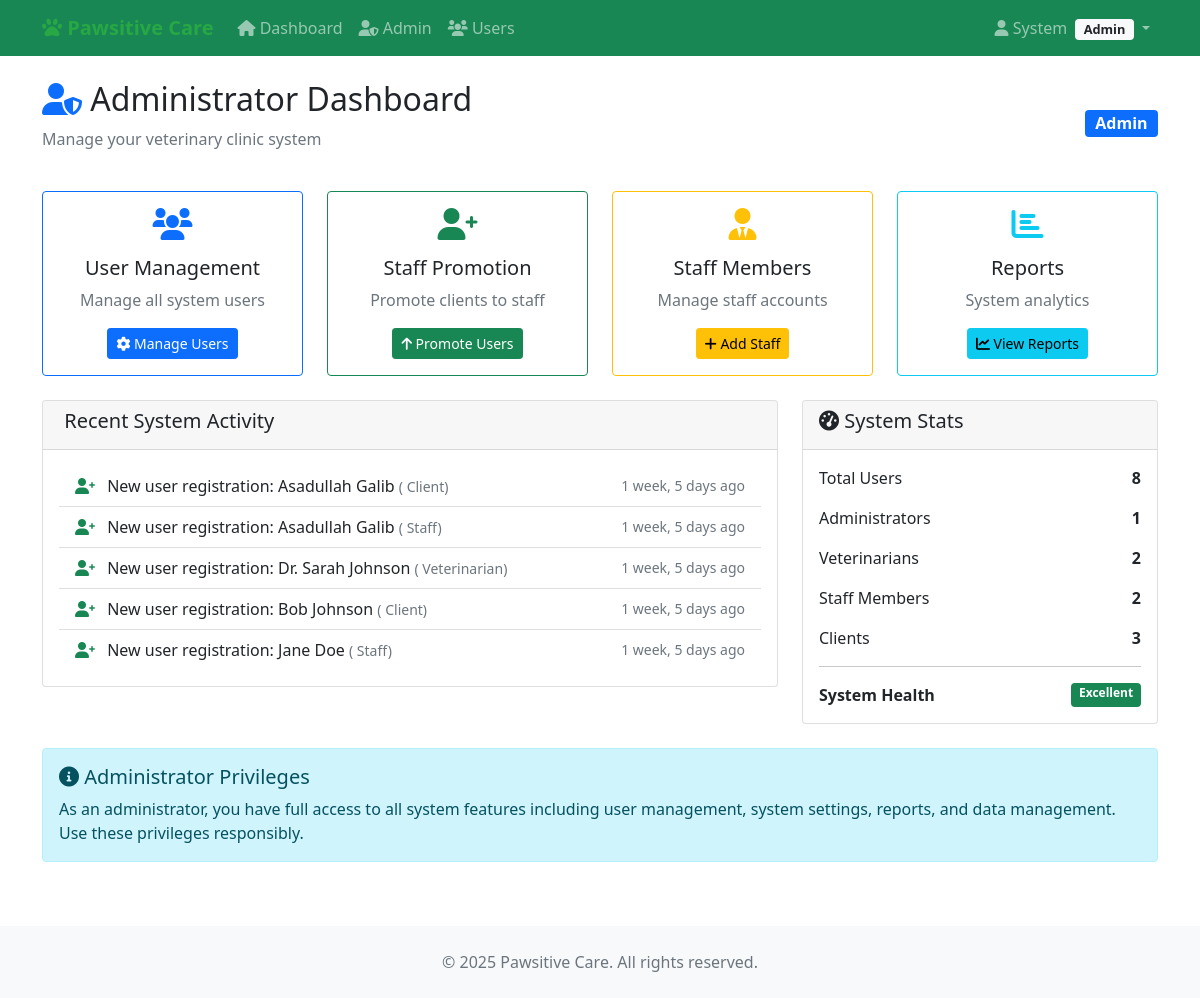
Page /accounts/admin-dashboard/ (signed in) on the earlier database version.
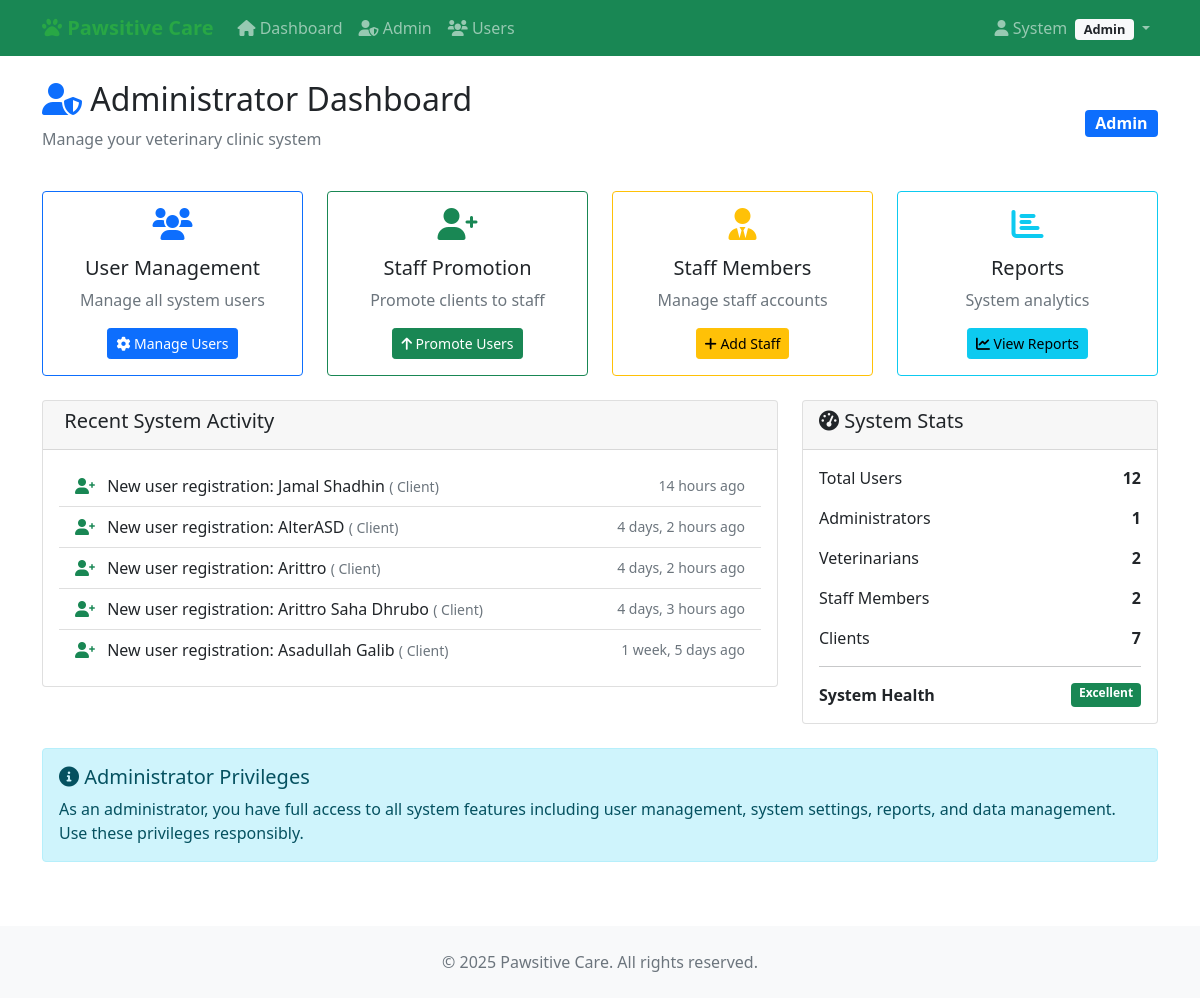
Same page on the later database version.
### accounts/models.py (models this page shows, shortened)
class CustomUser(AbstractUser):
    ROLE_CHOICES = [
        ('admin', 'Admin'),
        ('vet', 'Veterinarian'),
        ('staff', 'Staff'),
        ('client', 'Client'),
    ]
    phone = models.CharField(max_length=20, blank=False)
    address = models.TextField(blank=False)
    role = models.CharField(max_length=10, choices=ROLE_CHOICES, default='client')
    def is_admin(self):
        return self.role == 'admin'

### accounts/views.py (the view)
# urls.py: path('admin-dashboard/', admin_dashboard, name='admin_dashboard'),
@admin_required
def admin_dashboard(request):
    from django.contrib.auth import get_user_model
    User = get_user_model()
    total_users = User.objects.count()
    admin_count = User.objects.filter(role='admin').count()
    vet_count = User.objects.filter(role='vet').count()
    staff_count = User.objects.filter(role='staff').count()
    client_count = User.objects.filter(role='client').count()
    recent_users = User.objects.order_by('-date_joined')[:5]
    context = {
        'title': 'Admin Dashboard',
        'user_role': 'Administrator',
        'stats': {
            'total_users': total_users,
            'admin_count': admin_count,
            'vet_count': vet_count,
            'staff_count': staff_count,
            'client_count': client_count,
        },
        'recent_users': recent_users,
    }
    return render(request, 'accounts/admin_dashboard.html', context)

### accounts/templates/accounts/admin_dashboard.html (shortened to what the changed rows need)
{% extends 'accounts/base.html' %}
{% block content %}
<div class="row">
  <div class="col-12">
    <div class="d-flex justify-content-between align-items-center mb-4">
      <div>
        <h2><i class="fas fa-user-shield text-primary"></i> Administrator Dashboard</h2>
      </div>
    </div>
  </div>
</div>
<div class="row">
  <div class="col-md-8">
    <div class="card">
      <div class="card-body">
        <div class="list-group list-group-flush">
          {% for user in recent_users %}
          <div class="list-group-item d-flex justify-content-between align-items-center">
            <div>
              <i class="fas fa-user-plus text-success me-2"></i>
              New user registration:
              {{ user.get_full_name|default:user.username }}
              <small class="text-muted">(
                {{ user.get_role_display }})</small>
            </div>
            <small class="text-muted">
              {{ user.date_joined|timesince }} ago</small>
          </div>
          {% empty %}
          <div class="list-group-item text-center text-muted">
            <i class="fas fa-info-circle me-2"></i>
            No recent user activity
          </div>
          {% endfor %}
        </div>
      </div>
    </div>
  </div>
  <div class="col-md-4">
    <div class="card">
      <div class="card-body">
        <div class="mb-3">
          <div class="d-flex justify-content-between">
            <span>Total Users</span>
            <strong>
              {{ stats.total_users }}</strong>
          </div>
        </div>
        <div class="mb-3">
          <div class="d-flex justify-content-between">
            <span>Clients</span>
            <strong>
              {{ stats.client_count }}</strong>
          </div>
        </div>
      </div>
    </div>
  </div>
</div>
{% endblock %}

Differences in the rows shown:
no longer on this page (row unchanged): CustomUser: get_full_name "Asadullah Galib", role "Staff", date_joined "1 week, 5 days"
no longer on this page (row edited): CustomUser: get_full_name "Dr. Sarah Johnson", role "Veterinarian", date_joined "1 week, 5 days"
no longer on this page (row unchanged): CustomUser: get_full_name "Bob Johnson", role "Client", date_joined "1 week, 5 days"
no longer on this page (row unchanged): CustomUser: get_full_name "Jane Doe", role "Staff", date_joined "1 week, 5 days"
added CustomUser: get_full_name "Jamal Shadhin", role "Client", date_joined "14 hours"
added CustomUser: get_full_name "AlterASD", role "Client", date_joined "4 days, 2 hours"
added CustomUser: get_full_name "Arittro", role "Client", date_joined "4 days, 2 hours"
added CustomUser: get_full_name "Arittro Saha Dhrubo", role "Client", date_joined "4 days, 3 hours"
Other differences:
{{ stats.total_users }}: "8" → "12"
{{ stats.client_count }}: "3" → "7"
